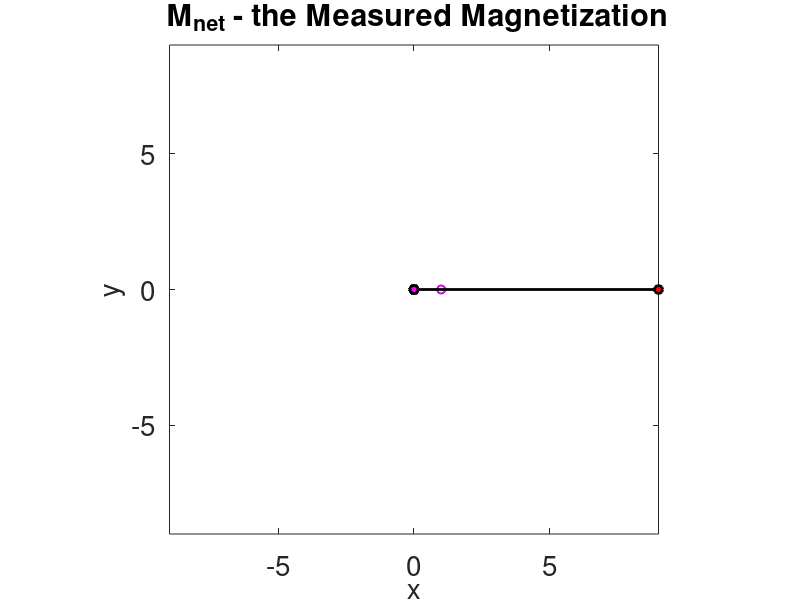

Write the MATLAB code that produced this figure.
%Script to create DFT matrices

 clear all
 close all
 clc
 
%%

N = 3;


a = ones(N,N);  % the signal (representing 5 equally spaced pixels in our FOV
% a = (1:N).';
%a = circshift(a,[1 1])

W = -1i*2*pi/N;

W = repmat(W,N,N);


n1 = (0:N-1)';
n1 = repmat(n1,1,N);

n2 = 0:N-1;
n2 = repmat(n2,N,1);

Wforward = exp(W.*n1.*n2);            % defined as in MATLAB's fft
	
Winverse = (1/N )*exp(-1*W.*n1.*n2);  % defined as in MATLAB's fft

A1=fft(a);
A2=Wforward*a;

a1 = ifft(A1);
a2 = Winverse*A2;

disp('Encoded vectors fft | Wforward');
disp(num2str( [ A1 , A2 ]));
sprintf('\n\n');

disp('Recovered vectors: origina | ifft | Winverse');
disp(num2str( [a, a1 , a2 ]));
sprintf('\n\n');


   %% Plot Experiment 2 (after acquisition)

figure('Name', 'Net magnetization after DFT Encoding');
colororder = 'rbmg';
colororder = repmat(colororder, [1, ceil(N/length(colororder))+1]);
leg_string ={};
h_m=zeros(1,N);
h = zeros(1,N);
Mnet = zeros(1,N);

fs = 20;
	
% plot the a vecto
for j=1:length(a)
	plot( [0, real(a(j)) ], [ 0 imag(a(j)) ], ...
		[colororder(j), ':o'], 'linewidth', 1);
	hold on;
end

axis equal;
set(gca, 'fontsize', fs);
xlabel('x', 'fontsize', fs);
ylabel('y', 'fontsize', fs);
title(' M_{net} - the Measured Signal');
l = sum(a(:));
xlim([-l,l]); ylim([-l,l]);

for n=1:N
	M = Wforward(n,:) .* a';
	Mnet(n) = sum(M(:));
	

	h_m(n) = plot([0, real( Mnet(n) )], [ 0 imag( Mnet(n) ) ], ...
			'k-o', ...
			'linewidth', 2, 'markerfacecolor', colororder(n));
	
		for j = 1:length(M)
			h(j) = plot([0, real( M(j)) ], [ 0 imag(M(j)) ], ...
				[colororder(j),'-o'], ...
				'linewidth', 1, 'markerfacecolor', colororder(j));
		end
		
		
	leg_string = cat(1,leg_string, ['Wf row #', num2str(n)]);

	shg
	pause
	delete(h)
end

a_rec = Winverse*Mnet.';

axis equal;
set(gca, 'fontsize', fs);
xlabel('x', 'fontsize', fs);
ylabel('y', 'fontsize', fs);
title(' M_{net} - the Measured Magnetization');
l = sum(a(:));
xlim([-l,l]); ylim([-l,l]);

disp('Net signal measured: ')
disp(num2str(Mnet)); 

disp('Coefficient vector | recovered')

disp(num2str([a , abs(a_rec)] ))



